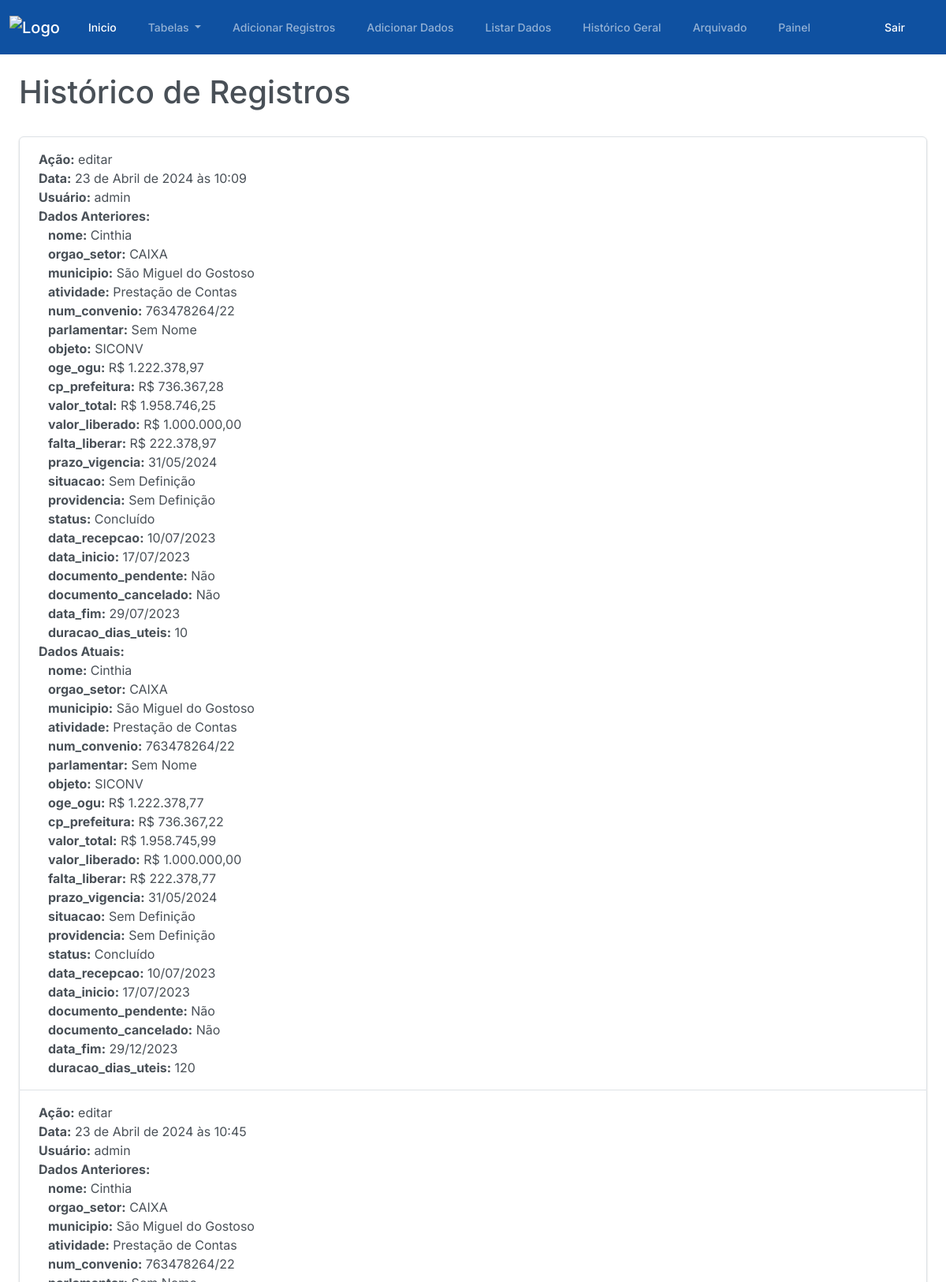
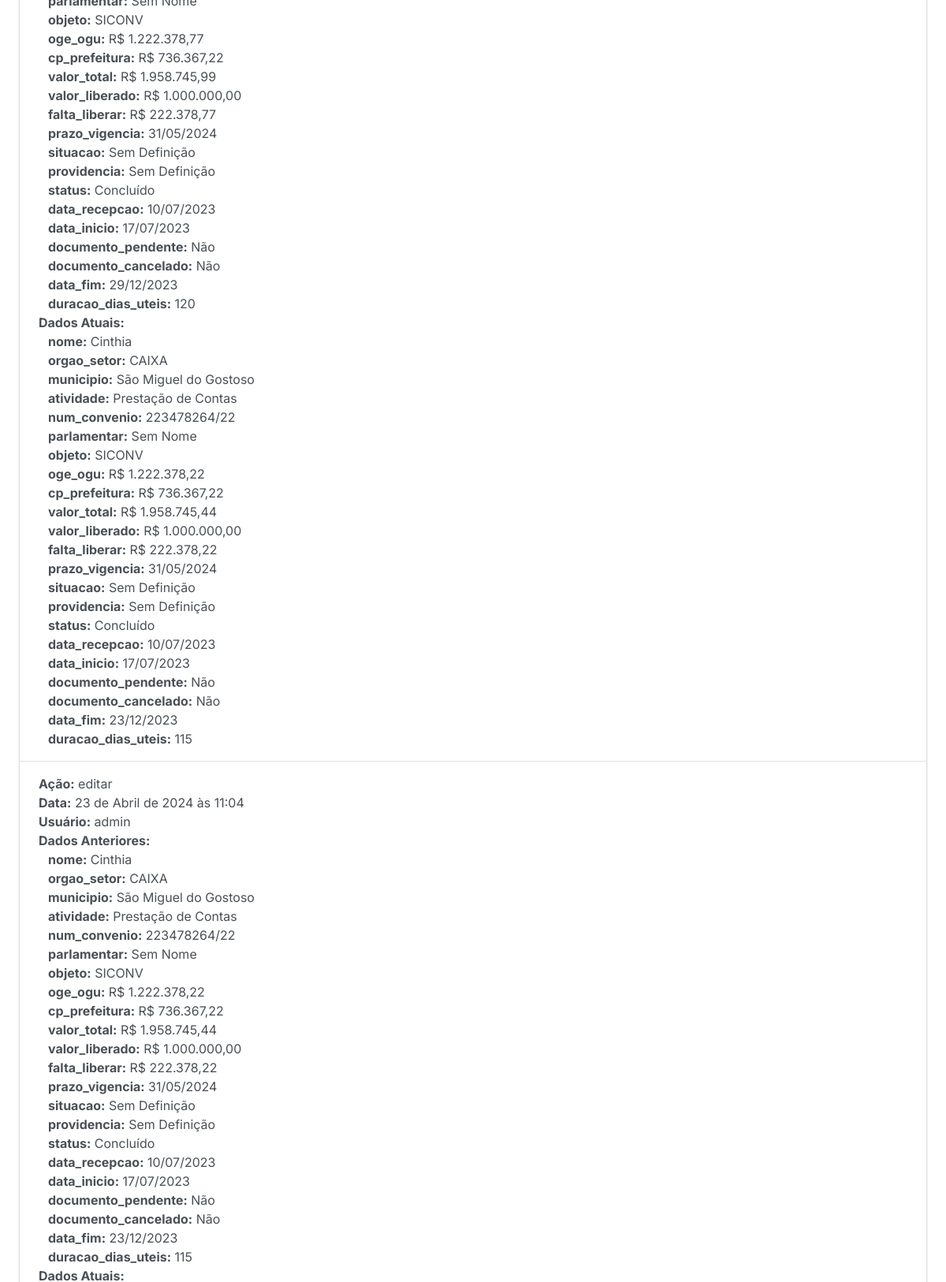
Page /historico/ (signed in, upper part) on the committed database (2 pictures, top to bottom).
### plataforma/models.py (models this page shows, shortened)
class Historico(models.Model):
    usuario = models.ForeignKey(CustomUser, on_delete=models.CASCADE)
    acao = models.CharField(max_length=255)
    data = models.DateTimeField(auto_now_add=True)
    dados_anteriores = models.JSONField(default=dict, encoder=DecimalJSONEncoder)
    registro = models.ForeignKey(RegistroFuncionarios, on_delete=models.CASCADE)
    dados_atuais = models.JSONField(default=dict, encoder=DecimalJSONEncoder)

### autenticar/models.py (models this page shows)
class CustomUser(AbstractUser):
    reset_password_token = models.CharField(max_length=32, blank=True, null=True)
    groups = models.ManyToManyField(
        'auth.Group',
        related_name='customuser_set',
        related_query_name='user',
        blank=True,
        verbose_name='groups',
        help_text='The groups this user belong to. A user will get all permissions granted to each of their groups.',
    )
    user_permissions = models.ManyToManyField(
        'auth.Permission',
        related_name='customuser_set',
        related_query_name='user',
        blank=True,
        verbose_name='user permissions',
        help_text='Specific permissions for this user.'
    )
    is_logged_in = models.BooleanField(default=False)

### plataforma/views.py (the view)
# urls.py: path('historico/', views.historico, name='historico'),
def historico(request):
    historico_registros = Historico.objects.all()
    context = {
        'historico_registros': historico_registros
    }
    return render(request, 'historico_template.html', context)

### plataforma/templates/historico_template.html (shortened to what this page needs)
{% extends "base.html" %}
{% load static %}
{% load humanize %}
{% load custom_filters %}
{% block container %}
    <div class="m-4">
      <h1>Histórico de Registros</h1> <br>
      <ul class="list-group">
        {% for historico in historico_registros %}
          <li class="list-group-item justify-content-between align-items-center">
            <strong>Ação:</strong> {{ historico.acao }}<br>
            <strong>Data:</strong> {{ historico.data }}<br>
            <strong>Usuário:</strong> {{ historico.usuario }}<br>
            <strong>Dados Anteriores:</strong> <br>
            <div class="container">
              {% for key, value in historico.dados_anteriores.items %}
                <strong>{{ key }}:</strong> {{ value }} <br>
              {% endfor %}
            </div>
            <strong>Dados Atuais:</strong> <br>
            <div class="container">
              {% for key, value in historico.dados_atuais.items %}
                <strong>{{ key }}:</strong> {{ value }} <br>
              {% endfor %}
            </div>
          </li>
        {% endfor %}
      </ul>
    </div>
{% endblock container %}

### rows in the picture
Historico: acao "editar", data "23 de Abril de 2024 às 10:09", usuario "admin", dados_anteriores "nome" "orgao_setor" "municipio" "atividade" "num_convenio" "parlamentar" "objeto" "oge_ogu" "cp_prefeitura" "valor_total" "valor_liberado" "falta_liberar" "prazo_vigencia" "situacao" "providencia" "status" "data_recepcao" "data_inicio" "documento_pendente" "documento_cancelado" "data_fim" "duracao_dias_uteis", dados_anteriores "Cinthia" "CAIXA" "São Miguel do Gostoso" "Prestação de Contas" "763478264/22" "Sem Nome" "SICONV" "R$ 1.222.378,97" "R$ 736.367,28" "R$ 1.958.746,25" "R$ 1.000.000,00" "R$ 222.378,97" "31/05/2024" "Sem Definição" "Sem Definição" "Concluído" "10/07/2023" "17/07/2023" "Não" "Não" "29/07/2023" "10", dados_atuais "nome" "orgao_setor" "municipio" "atividade" "num_convenio" "parlamentar" "objeto" "oge_ogu" "cp_prefeitura" "valor_total" "valor_liberado" "falta_liberar" "prazo_vigencia" "situacao" "providencia" "status" "data_recepcao" "data_inicio" "documento_pendente" "documento_cancelado" "data_fim" "duracao_dias_uteis", dados_atuais "Cinthia" "CAIXA" "São Miguel do Gostoso" "Prestação de Contas" "763478264/22" "Sem Nome" "SICONV" "R$ 1.222.378,77" "R$ 736.367,22" "R$ 1.958.745,99" "R$ 1.000.000,00" "R$ 222.378,77" "31/05/2024" "Sem Definição" "Sem Definição" "Concluído" "10/07/2023" "17/07/2023" "Não" "Não" "29/12/2023" "120"
Historico: acao "editar", data "23 de Abril de 2024 às 10:45", usuario "admin", dados_anteriores "nome" "orgao_setor" "municipio" "atividade" "num_convenio" "parlamentar" "objeto" "oge_ogu" "cp_prefeitura" "valor_total" "valor_liberado" "falta_liberar" "prazo_vigencia" "situacao" "providencia" "status" "data_recepcao" "data_inicio" "documento_pendente" "documento_cancelado" "data_fim" "duracao_dias_uteis", dados_anteriores "Cinthia" "CAIXA" "São Miguel do Gostoso" "Prestação de Contas" "763478264/22" "Sem Nome" "SICONV" "R$ 1.222.378,77" "R$ 736.367,22" "R$ 1.958.745,99" "R$ 1.000.000,00" "R$ 222.378,77" "31/05/2024" "Sem Definição" "Sem Definição" "Concluído" "10/07/2023" "17/07/2023" "Não" "Não" "29/12/2023" "120", dados_atuais "nome" "orgao_setor" "municipio" "atividade" "num_convenio" "parlamentar" "objeto" "oge_ogu" "cp_prefeitura" "valor_total" "valor_liberado" "falta_liberar" "prazo_vigencia" "situacao" "providencia" "status" "data_recepcao" "data_inicio" "documento_pendente" "documento_cancelado" "data_fim" "duracao_dias_uteis", dados_atuais "Cinthia" "CAIXA" "São Miguel do Gostoso" "Prestação de Contas" "223478264/22" "Sem Nome" "SICONV" "R$ 1.222.378,22" "R$ 736.367,22" "R$ 1.958.745,44" "R$ 1.000.000,00" "R$ 222.378,22" "31/05/2024" "Sem Definição" "Sem Definição" "Concluído" "10/07/2023" "17/07/2023" "Não" "Não" "23/12/2023" "115"
Historico: acao "editar", data "23 de Abril de 2024 às 11:04", usuario "admin", dados_anteriores "nome" "orgao_setor" "municipio" "atividade" "num_convenio" "parlamentar" "objeto" "oge_ogu" "cp_prefeitura" "valor_total" "valor_liberado" "falta_liberar" "prazo_vigencia" "situacao" "providencia" "status" "data_recepcao" "data_inicio" "documento_pendente" "documento_cancelado" "data_fim" "duracao_dias_uteis", dados_anteriores "Cinthia" "CAIXA" "São Miguel do Gostoso" "Prestação de Contas" "223478264/22" "Sem Nome" "SICONV" "R$ 1.222.378,22" "R$ 736.367,22" "R$ 1.958.745,44" "R$ 1.000.000,00" "R$ 222.378,22" "31/05/2024" "Sem Definição" "Sem Definição" "Concluído" "10/07/2023" "17/07/2023" "Não" "Não" "23/12/2023" "115"
